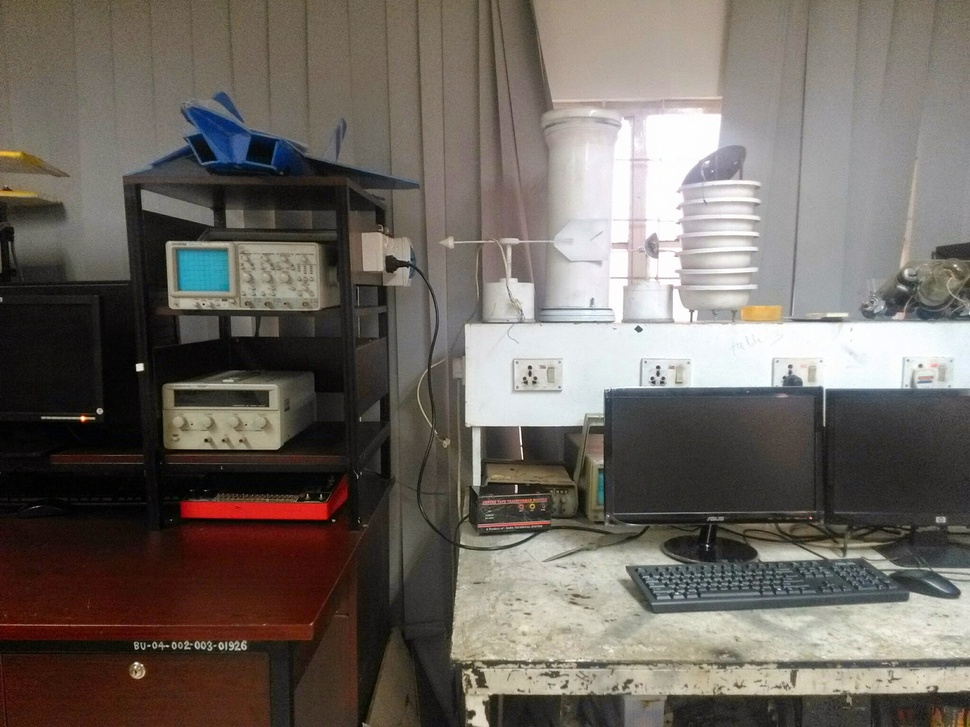
//> input picture landscapeLinear/IMG_20150408_120814.jpg, 970 x 727 px, shrunk from 2048 x 1536 before the run
$ ./riverLine ../../landscapeLinear/IMG_20150408_120814.jpg   (built with g++ and OpenCV 4)
//> lines starting //> are read from the running program, lines starting //| are printed output that depends on the picture
//============================================================================
// Name        : River Line.cpp
// Author      : Maisun Monowar, Abdulla Kafi, Raihana Anto, Munir Maruf
// Version     : 1.0
// Copyright   : GPL V.2
// Description : This program takes an image file and displays edges
//
//Online Repository: github.com/maisunmonowar/workspace
//============================================================================


//Including files necessary to compile
#include <iostream>
#include <fstream>
#include "opencv2/opencv.hpp"
#include "opencv2/highgui/highgui.hpp"
#include "opencv2/stitching/stitcher.hpp"

//Using Standard and OpenCV Namespace
using namespace std;
using namespace cv;

//Main function
int main(int argc, char** argv)
{
	//Reading Image file
	Mat img = imread(argv[1]);
//> img is the input picture: 727 rows x 970 cols, CV_8UC3; mean B, G, R 96.9, 103.6, 110.4
	//Checking for errors
	if (img.empty())
	{
		cout << "Can't read image '" << argv[1] << "'\n";
	        return -1;
        }
   // [4 lines of commented-out code are left out]

    Mat edges;
    //creating display windows
    namedWindow("original",WINDOW_AUTOSIZE);
    namedWindow("first",WINDOW_AUTOSIZE);
    namedWindow("result",WINDOW_AUTOSIZE);


   // [5 lines of commented-out code are left out]
        cvtColor(img, edges, CV_BGR2GRAY);
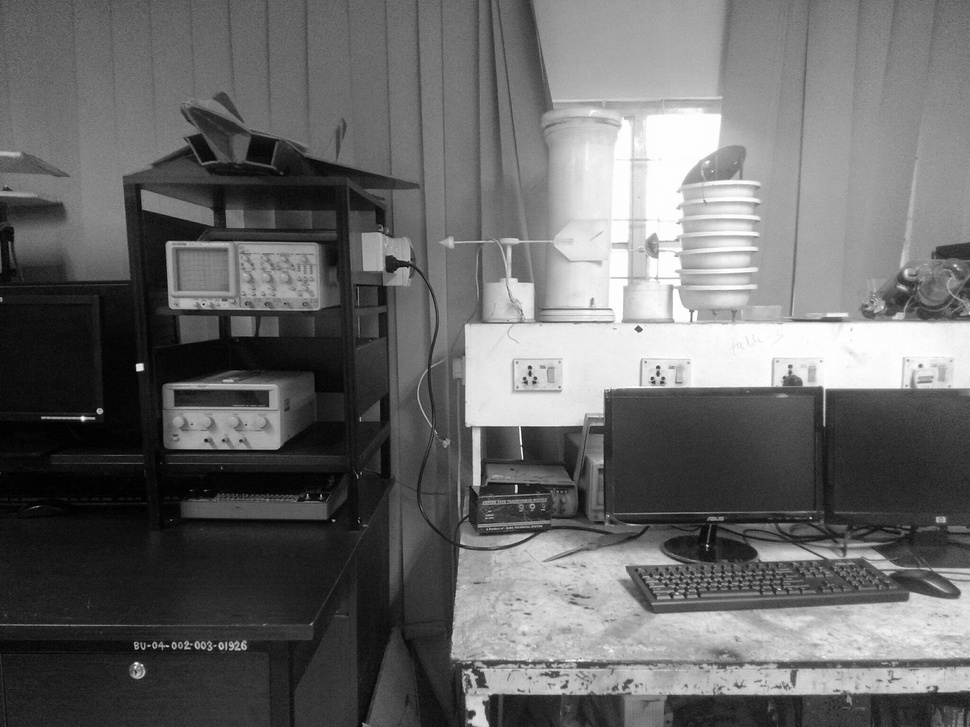
//> edges: 727 rows x 970 cols, CV_8UC1; min 0, max 255, mean 104.9
        imshow("original", edges);
        GaussianBlur(edges, edges, Size(9,9), 10, 10);
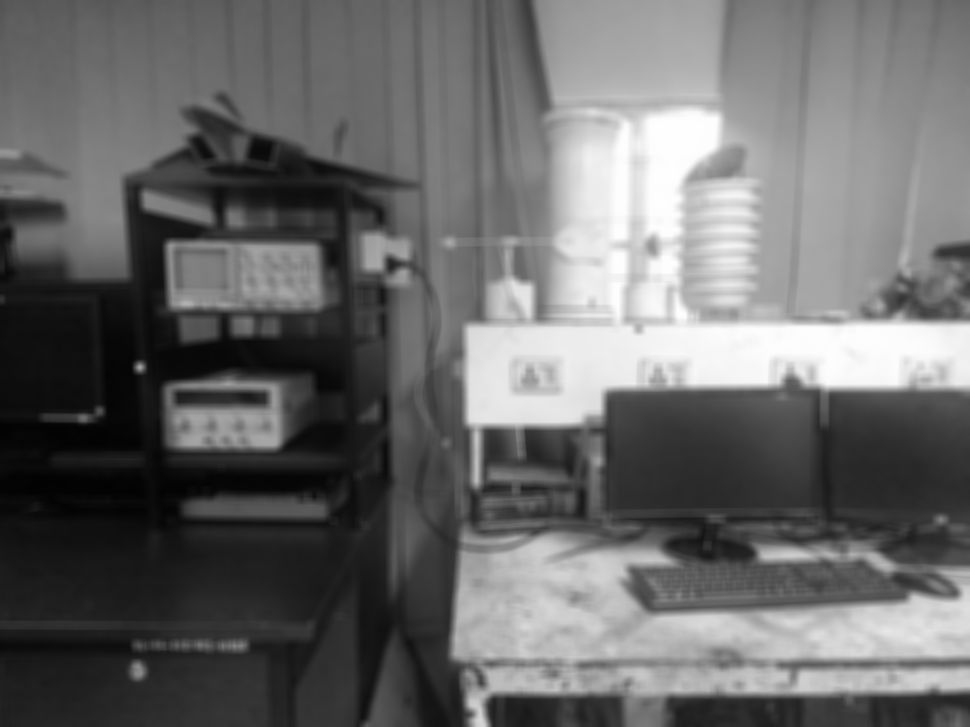
//> edges: 727 rows x 970 cols, CV_8UC1; min 2, max 254, mean 104.9
        GaussianBlur(edges, edges, Size(9,9), 10, 10);
        //imshow("second", edges);//debug purpose
        Canny(edges, edges, 10, 30, 3);
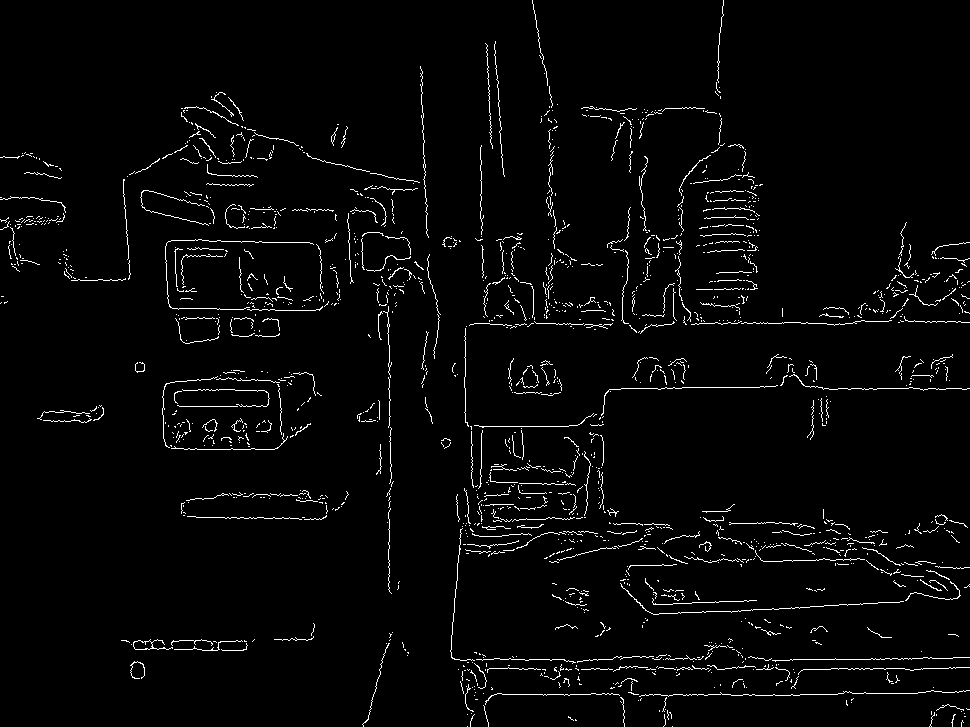
//> edges: 727 rows x 970 cols, CV_8UC1; 2.8% white in thin lines or dots
        imshow("result", edges);
        imwrite("result.jpg", edges);

    //    if(waitKey(30) >= 0) break;
    //}
    // the camera will be deinitialized automatically in VideoCapture destructor
    waitKey(0);
    //Program finished. Return an Integar
    return 1;
}
